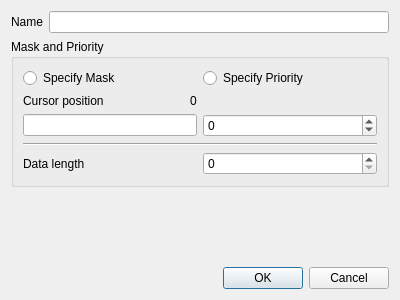
<?xml version="1.0" encoding="UTF-8"?>
<ui version="4.0">
 <class>EntryEdit</class>
 <widget class="QDialog" name="EntryEdit">
  <property name="geometry">
   <rect>
    <x>0</x>
    <y>0</y>
    <width>400</width>
    <height>300</height>
   </rect>
  </property>
  <property name="windowTitle">
   <string>Dialog</string>
  </property>
  <layout class="QVBoxLayout" name="verticalLayout">
   <item>
    <layout class="QGridLayout" name="gridLayout" columnstretch="0,1">
     <item row="1" column="0">
      <widget class="QLabel" name="label_name">
       <property name="text">
        <string>Name</string>
       </property>
      </widget>
     </item>
     <item row="2" column="0" colspan="2">
      <widget class="QGroupBox" name="groupBox">
       <property name="title">
        <string>Mask and Priority</string>
       </property>
       <layout class="QGridLayout" name="gridLayout_2" columnstretch="1,1">
        <item row="1" column="0">
         <layout class="QHBoxLayout" name="horizontalLayout" stretch="1,0">
          <item>
           <widget class="QLabel" name="label_cursorPos">
            <property name="text">
             <string>Cursor position</string>
            </property>
           </widget>
          </item>
          <item>
           <widget class="QLabel" name="label_cursorPosValue">
            <property name="text">
             <string>0</string>
            </property>
           </widget>
          </item>
         </layout>
        </item>
        <item row="2" column="0">
         <widget class="MaskEdit" name="lineEdit_mask"/>
        </item>
        <item row="2" column="1">
         <widget class="QSpinBox" name="spinBox_prio">
          <property name="minimum">
           <number>-2048</number>
          </property>
          <property name="value">
           <number>0</number>
          </property>
         </widget>
        </item>
        <item row="0" column="0">
         <widget class="QRadioButton" name="radioButton_specMask">
          <property name="text">
           <string>Specify Mask</string>
          </property>
         </widget>
        </item>
        <item row="0" column="1">
         <widget class="QRadioButton" name="radioButton_specPrio">
          <property name="text">
           <string>Specify Priority</string>
          </property>
         </widget>
        </item>
        <item row="4" column="0">
         <widget class="QLabel" name="label_dataLength">
          <property name="text">
           <string>Data length</string>
          </property>
         </widget>
        </item>
        <item row="4" column="1">
         <widget class="QSpinBox" name="spinBox_dataLength">
          <property name="maximum">
           <number>8</number>
          </property>
         </widget>
        </item>
        <item row="3" column="0" colspan="2">
         <widget class="Line" name="line">
          <property name="orientation">
           <enum>Qt::Horizontal</enum>
          </property>
         </widget>
        </item>
       </layout>
      </widget>
     </item>
     <item row="1" column="1">
      <widget class="QLineEdit" name="lineEdit_name"/>
     </item>
    </layout>
   </item>
   <item>
    <spacer name="verticalSpacer">
     <property name="orientation">
      <enum>Qt::Vertical</enum>
     </property>
     <property name="sizeHint" stdset="0">
      <size>
       <width>20</width>
       <height>40</height>
      </size>
     </property>
    </spacer>
   </item>
   <item>
    <widget class="QDialogButtonBox" name="buttonBox">
     <property name="orientation">
      <enum>Qt::Horizontal</enum>
     </property>
     <property name="standardButtons">
      <set>QDialogButtonBox::Cancel|QDialogButtonBox::Ok</set>
     </property>
    </widget>
   </item>
  </layout>
 </widget>
 <customwidgets>
  <customwidget>
   <class>MaskEdit</class>
   <extends>QLineEdit</extends>
   <header location="global">maskedit.h</header>
  </customwidget>
 </customwidgets>
 <resources/>
 <connections>
  <connection>
   <sender>buttonBox</sender>
   <signal>accepted()</signal>
   <receiver>EntryEdit</receiver>
   <slot>accept()</slot>
   <hints>
    <hint type="sourcelabel">
     <x>248</x>
     <y>254</y>
    </hint>
    <hint type="destinationlabel">
     <x>157</x>
     <y>274</y>
    </hint>
   </hints>
  </connection>
  <connection>
   <sender>buttonBox</sender>
   <signal>rejected()</signal>
   <receiver>EntryEdit</receiver>
   <slot>reject()</slot>
   <hints>
    <hint type="sourcelabel">
     <x>316</x>
     <y>260</y>
    </hint>
    <hint type="destinationlabel">
     <x>286</x>
     <y>274</y>
    </hint>
   </hints>
  </connection>
 </connections>
</ui>
